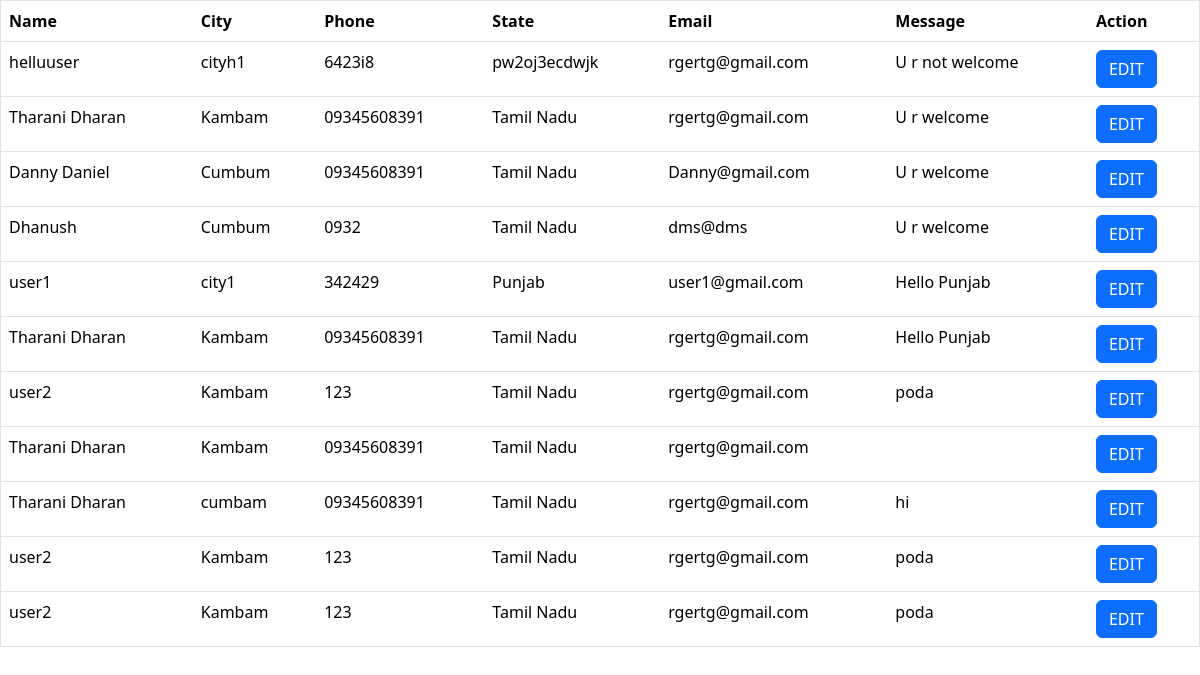
The app's page /display/ with its own data.
### myapp/models.py (models this page shows)
class userModel(models.Model):
    name=models.CharField(max_length=50)
    phone=models.CharField(max_length=60)
    city=models.CharField(max_length=50)
    state=models.CharField(max_length=40)
    email=models.EmailField()
    message=models.TextField(default="U r welcome")

### myapp/views.py (the view)
# urls.py: path("display/", views.select, name="select"),
def select(req):
    obj=userModel.objects.all()
    return render(req,"displaydata.html",{'data':obj})

### templates/displaydata.html (shortened to what this page needs)
<!DOCTYPE html>
<html lang="en">
<head>
    <link rel="stylesheet" href="https://cdn.jsdelivr.net/npm/bootstrap@5.3.8/dist/css/bootstrap.min.css">
</head>
<body>
   <table border="1" class="table">
        <tr>
            <th>Name</th>
            <th>City</th>
            <th>Phone</th>
            <th>State</th>
            <th>Email</th>
            <th>Message</th>
            <th>Action</th>
        </tr>
        {% for i in data %}
        <tr>
            <td>{{ i.name }}</td>
            <td>{{ i.city }}</td>
            <td>{{ i.phone }}</td>
            <td>{{ i.state }}</td>
            <td>{{ i.email }}</td>
            <td>{{ i.message }}</td>
            <td>
                <a class="btn btn-primary" href="{% url 'update' i.id %}">EDIT</a>
            </td>
        </tr>
    {% endfor %}
    </table>
</body>
</html>

### records on screen
userModel: name "helluuser", city "cityh1", phone "6423i8", state "pw2oj3ecdwjk", email "rgertg@gmail.com", message "U r not welcome"
userModel: name "Tharani Dharan", city "Kambam", phone "09345608391", state "Tamil Nadu", email "rgertg@gmail.com", message "U r welcome"
userModel: name "Danny Daniel", city "Cumbum", phone "09345608391", state "Tamil Nadu", email "Danny@gmail.com", message "U r welcome"
userModel: name "Dhanush", city "Cumbum", phone "0932", state "Tamil Nadu", email "dms@dms", message "U r welcome"
userModel: name "user1", city "city1", phone "342429", state "Punjab", email "user1@gmail.com", message "Hello Punjab"
userModel: name "Tharani Dharan", city "Kambam", phone "09345608391", state "Tamil Nadu", email "rgertg@gmail.com", message "Hello Punjab"
userModel: name "user2", city "Kambam", phone "123", state "Tamil Nadu", email "rgertg@gmail.com", message "poda"
userModel: name "Tharani Dharan", city "Kambam", phone "09345608391", state "Tamil Nadu", email "rgertg@gmail.com"
userModel: name "Tharani Dharan", city "cumbam", phone "09345608391", state "Tamil Nadu", email "rgertg@gmail.com", message "hi"
userModel: name "user2", city "Kambam", phone "123", state "Tamil Nadu", email "rgertg@gmail.com", message "poda"
userModel: name "user2", city "Kambam", phone "123", state "Tamil Nadu", email "rgertg@gmail.com", message "poda"
